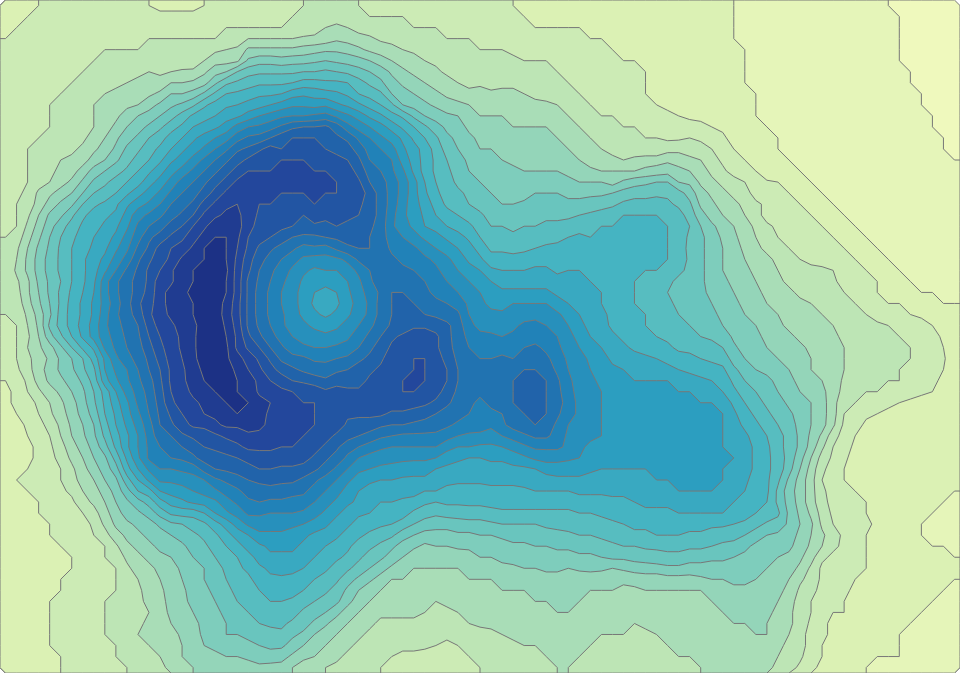

Vega-Lite specification for this chart:
### Vega specification from a JSON file in a GitHub repository (floating-point values rounded to 4 significant figures; data arrays with more than 128 entries replaced by an {"elided": "..."} marker saying what was removed)
{"$schema": "https://vega.github.io/schema/vega/v4.json", "width": 960, "height": 673, "autosize": "none", "data": [{"name": "contours", "transform": [{"type": "contour", "values": {"signal": "volcano.values"}, "size": [{"signal": "volcano.width"}, {"signal": "volcano.height"}], "smooth": {"signal": "smooth"}, "thresholds": {"signal": "sequence(90, 195, 5)"}}]}], "projections": [{"name": "projection", "type": "identity", "scale": {"signal": "width / volcano.width"}}], "scales": [{"name": "color", "type": "sequential", "domain": [90, 190], "range": "heatmap"}], "marks": [{"type": "path", "from": {"data": "contours"}, "encode": {"enter": {"stroke": {"value": "#777"}, "strokeWidth": {"value": 1}, "fill": {"scale": "color", "field": "value"}}}, "transform": [{"type": "geopath", "field": "datum", "projection": "projection"}]}], "signals": [{"name": "volcano", "value": {"width": 87, "height": 61, "values": {"elided": "5307 int values"}}}, {"name": "smooth", "value": true, "bind": {"input": "radio", "options": [true, false]}}]}
